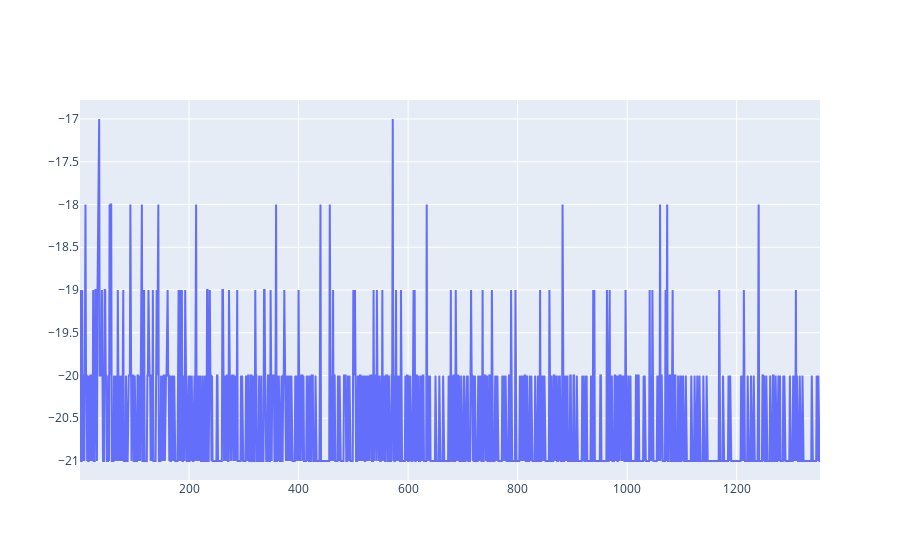

Here is the notebook cell this chart was saved with:
### Code cell
fig = go.Figure()
fig.add_trace(
    go.Scatter(x=[i + 1 for i in range(len(training_rwds))],
               y = [r for r in training_rwds])
)
# fig.update_yaxes(type="log")
# fig.update_layout(yaxis_type="log")
fig.show()

### Figure 1 — Plotly figure (JSON) as saved in the notebook; plotly's stock layout.template omitted (floating-point values rounded to 4 significant figures; data arrays with more than 128 entries replaced by an {"elided": "..."} marker saying what was removed)
{"data": [{"type": "scatter", "x": {"elided": "1352 int values"}, "y": {"elided": "1352 int values"}}], "layout": {}}
